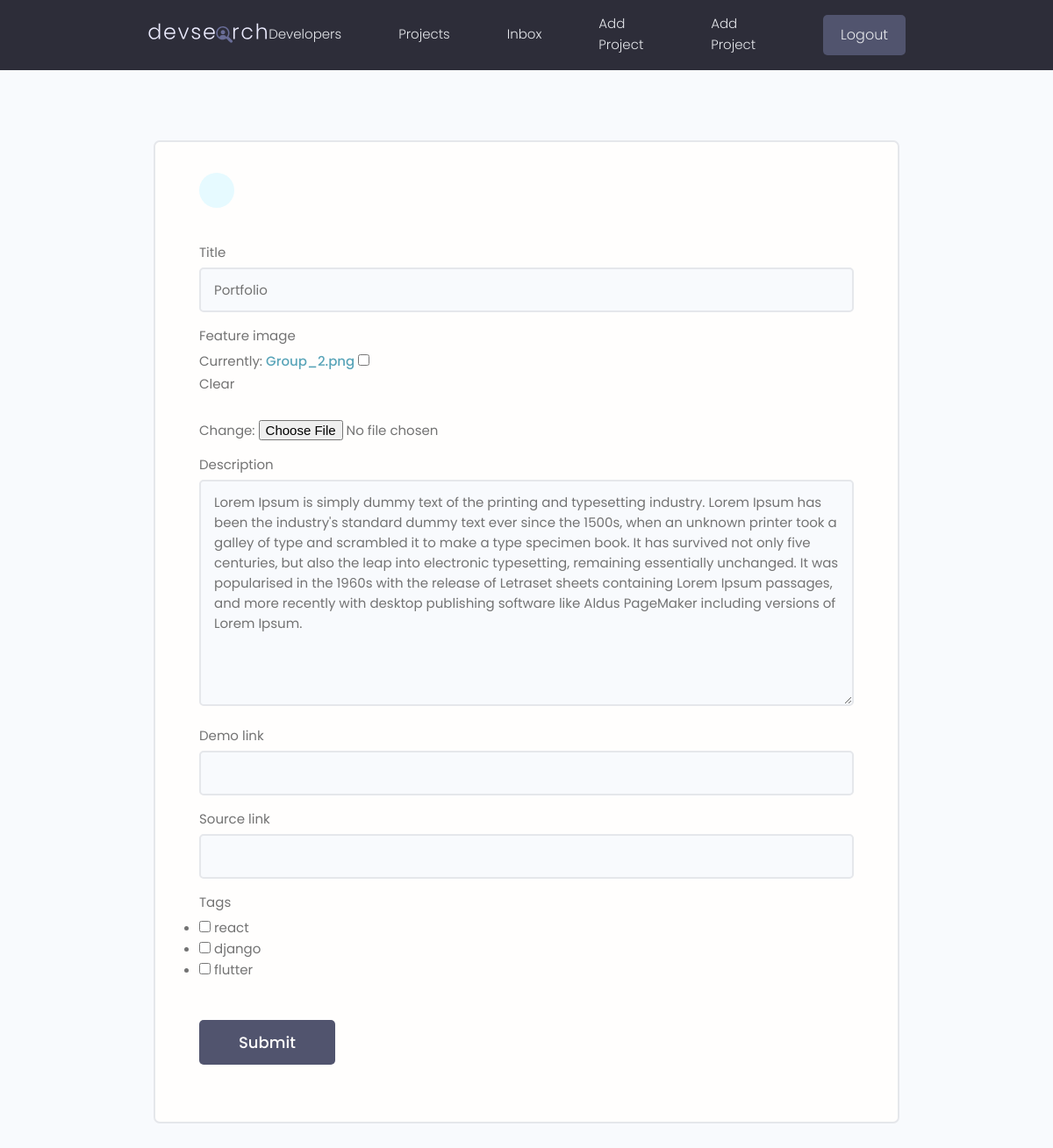
Page /projects/update-project/0c169e544382407583c66778d7783fbb/ (signed in) on the earlier database version.
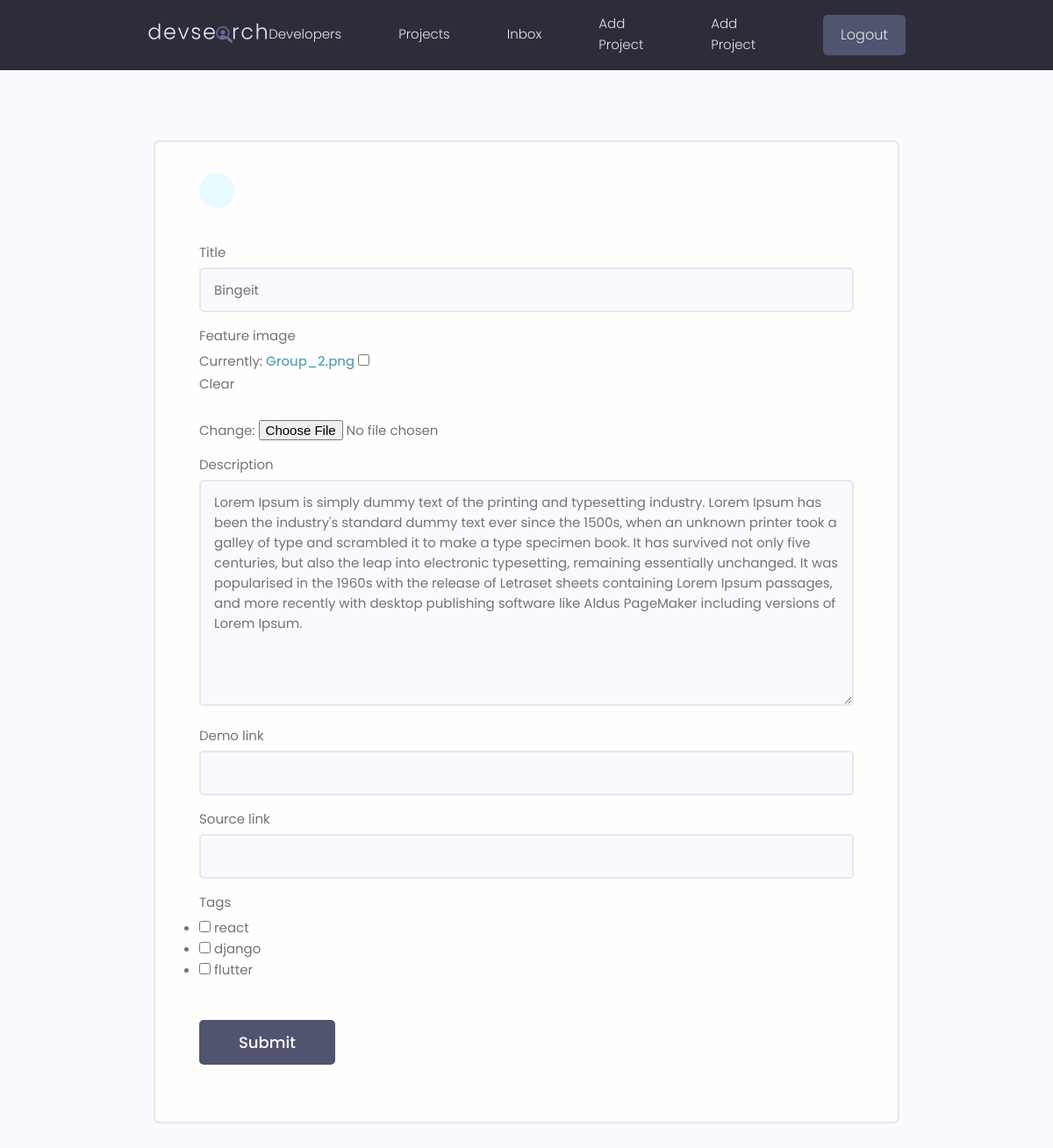
Same page on the later database version.
### projects/models.py (models this page shows, shortened)
class Project(models.Model):
    owner=models.ForeignKey(Profile, null=True, blank=True, on_delete=models.SET_NULL)
    title = models.CharField(max_length=200)
    description = models.TextField(null=True, blank=True)
    feature_image = models.ImageField(null=True, blank=True, default="default.jpeg")
    demo_link = models.CharField(max_length=2000, null=True, blank=True)
    source_link = models.CharField(max_length=2000, null=True, blank=True)
    tags=models.ManyToManyField('Tag', blank=True)
    vote_total=models.IntegerField(default=0, null=True, blank=True)
    vote_ratio=models.IntegerField(default=0, null=True, blank=True)
    created = models.DateTimeField(auto_now_add=True)
    id = models.UUIDField(default=uuid.uuid4, unique=True,primary_key=True, editable=False)

### projects/views.py (the view)
# urls.py: path('update-project/<str:pk>/', views.updateProject, name="update-project"),
@login_required(login_url="login")
def updateProject(request, pk):
    project=Project.objects.get(id=pk)
    form=ProjectForm(instance=project)
    if request.method == 'POST':
        form=ProjectForm(request.POST,request.FILES, instance=project)
        if form.is_valid():
            form.save()
            return redirect('projects')
    context ={'form' :form}
    return render(request, "projects/project_form.html", context)

### projects/forms.py
class ProjectForm(ModelForm):
    class Meta:
        model=Project
        fields= ['title', 'feature_image', 'description', 'demo_link', 'source_link', 'tags']
        widgets={
            'tags':forms.CheckboxSelectMultiple(),
        }
    def __init__(self, *args, **kwargs):
        super(ProjectForm, self).__init__( *args, **kwargs)
        for name,field in self.fields.items():
            field.widget.attrs.update({'class':'input'})

### projects/models.py (called while the page is built)
    def __str__(self):
        return self.name

### projects/templates/projects/project_form.html (shortened to what this page needs)
{% extends 'main.html' %}
{% block content %}
<main class="formPage my-xl">
    <div class="content-box">
        <div class="formWrapper">
            <a class="backButton" href="#"></a>
            <br>
            <form class="form" method="POST" enctype="multipart/form-data">
                {% for field in form %}
                <div class="form__field">
                    <label for="formInput#text">{{field.label}} </label>
                    {{field}}
                </div>
                {% endfor %}
                <input class="btn btn--sub btn--lg  my-md" type="submit" value="Submit" />
            </form>
        </div>
    </div>
</main>
{% endblock %}

Differences in the rows shown:
changed Project: title "Portfolio" → "Bingeit"
